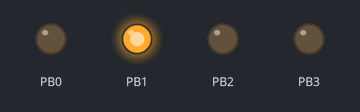
Recording of a program running on a simulated ATtiny85, built with avr-gcc and emulated at 8 MHz. Shown: output pins drawn as LEDs (lit = HIGH). Random numbers use the default seed unless the program sets one.

Above: at 0.1 s.
At 1.1 s:
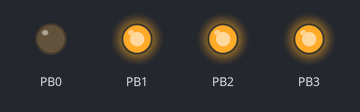
At 12.1 s:
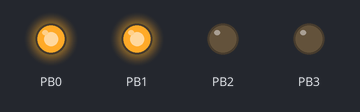
At 19.1 s:
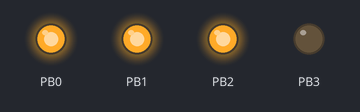
At 20.1 s:
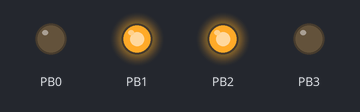
At 31.1 s:
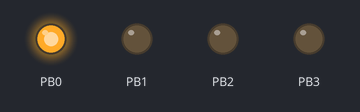
Timing chart, 0 to 40.0 s (numbered marks = the images above):
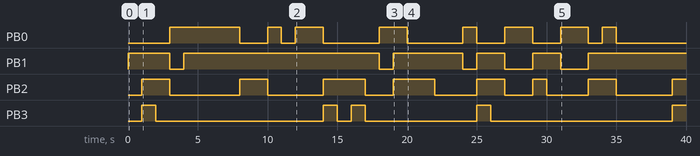

Measured:
- by itself, PB0: LOW → HIGH at 3.0 s, → LOW 5.0 s later, → HIGH 2.0 s later, → LOW 1.0 s later, … (16 changes in this stretch)
- by itself, PB1: LOW → HIGH at 0.00 s, → LOW 3.0 s later, → HIGH 1.0 s later, → LOW 14.0 s later, … (11 changes in this stretch)
- by itself, PB2: LOW → HIGH at 1.0 s, → LOW 2.0 s later, → HIGH 5.0 s later, → LOW 2.0 s later, … (15 changes in this stretch)
- by itself, PB3: LOW → HIGH at 1.0 s, → LOW 1.0 s later, → HIGH 12.0 s later, → LOW 1.0 s later, … (9 changes in this stretch)

The program:

main.cpp
```cpp
#include <avr/io.h>
#include <util/delay.h>
#include <stdlib.h>

short randomNumber;
const short delay_time = 1000;

int main()
{
    // Set PINS [0, 1, 2, 3] to OUTPUT
    DDRB = 0b1111;

    while (true)
    {
        randomNumber = rand() % 6;

        switch (randomNumber)
        {
            case 0: // 1
                PORTB = 0b1;
                break;

            case 1: // 2
                PORTB = 0b10;
                break;

            case 2: // 3
                PORTB = 0b11;
                break;

            case 3: // 4
                PORTB = 0b110;
                break;

            case 4: // 5
                PORTB = 0b111;
                break;

            case 5: // 6
                PORTB = 0b1110;
                break;

            default:
                break;
        }

        _delay_ms(delay_time);
    }
}
```
